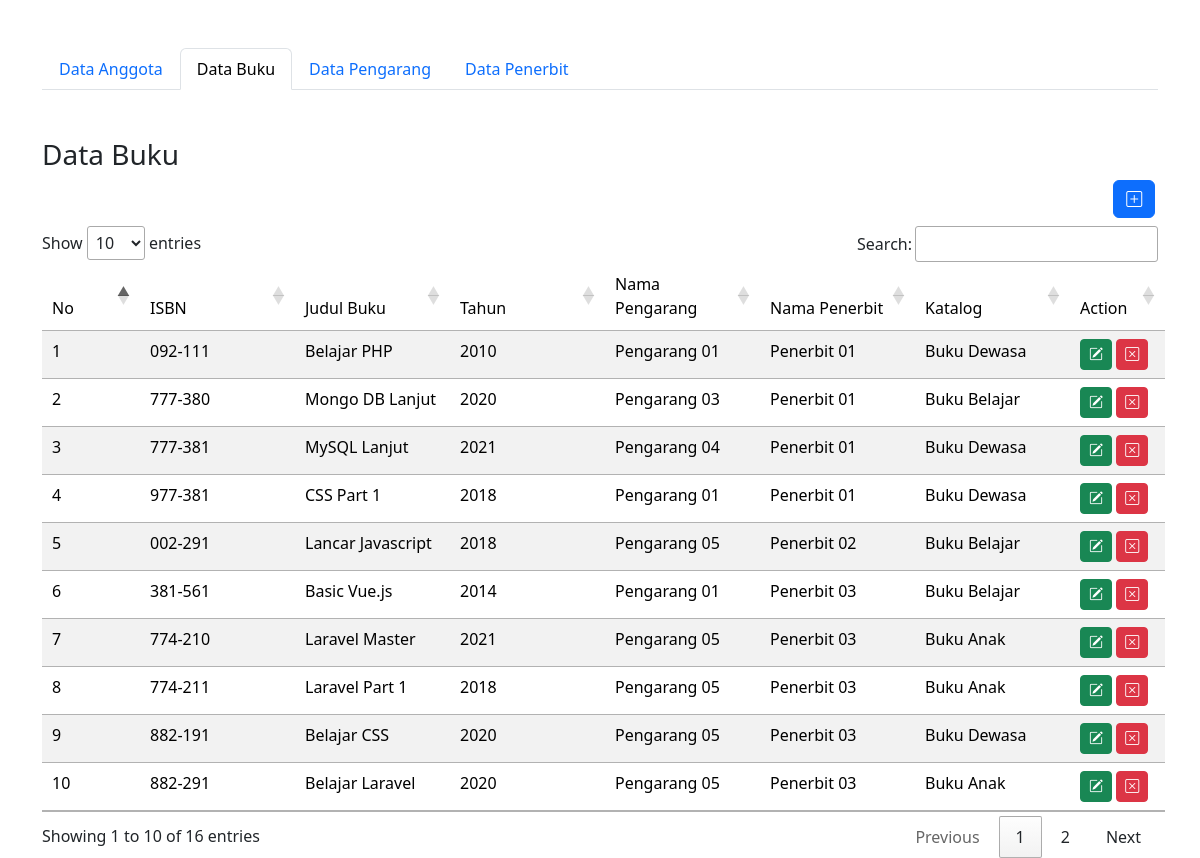
The page /sesi29/buku/buku.php on the database its author committed.
### tables this page shows
CREATE TABLE `buku` (
  `isbn` varchar(25) NOT NULL,
  `judul` varchar(255) DEFAULT NULL,
  `tahun` int(11) DEFAULT NULL,
  `id_penerbit` varchar(8) DEFAULT NULL,
  `id_pengarang` varchar(8) DEFAULT NULL,
  `id_katalog` varchar(3) DEFAULT NULL,
  `qty_stok` int(11) DEFAULT 0,
  `harga_pinjam` int(11) NOT NULL
);

CREATE TABLE `pengarang` (
  `id_pengarang` varchar(8) NOT NULL,
  `nama_pengarang` varchar(255) DEFAULT NULL,
  `email` varchar(50) DEFAULT NULL,
  `telp` varchar(12) DEFAULT NULL,
  `alamat` varchar(255) DEFAULT NULL
);

CREATE TABLE `penerbit` (
  `id_penerbit` varchar(8) NOT NULL,
  `nama_penerbit` varchar(255) DEFAULT NULL,
  `email` varchar(50) DEFAULT NULL,
  `telp` varchar(12) DEFAULT NULL,
  `alamat` varchar(255) DEFAULT NULL
);

CREATE TABLE `katalog` (
  `id_katalog` varchar(3) NOT NULL,
  `nama` varchar(255) DEFAULT NULL
);

### sesi29/buku/buku.php (the view, shortened to what this page needs)
<?php
    include "../config/config.php";
    $query = mysqli_query($con, "SELECT isbn,judul,tahun,nama_pengarang,nama_penerbit,nama FROM buku JOIN pengarang ON buku.id_pengarang = pengarang.id_pengarang
    JOIN penerbit ON buku.id_penerbit = penerbit.id_penerbit
    JOIN katalog ON buku.id_katalog = katalog.id_katalog");
?>
<!DOCTYPE html>
<html lang="en">
<head>
    <link href="https://cdn.jsdelivr.net/npm/bootstrap@5.3.2/dist/css/bootstrap.min.css" rel="stylesheet"
>
    <link rel="stylesheet" href="https://cdn.jsdelivr.net/npm/bootstrap-icons@1.11.1/font/bootstrap-icons.css">
    <link rel="stylesheet" href="https://cdn.datatables.net/1.13.7/css/jquery.dataTables.css" />
</head>
<body>
    <div class="container">
        <div class="row">
            <div class="col-md-12 text-center  mb-5 mt-5">
            <ul class="nav nav-tabs">
                    <li class="nav-item">
                        <a class="nav-link" href="../index.php">Data Anggota</a>
                    </li>
                    <li class="nav-item">
                        <a class="nav-link active" aria-current="page" href="buku.php">Data Buku</a>
                    </li>
                    <li class="nav-item">
                        <a class="nav-link" href="../pengarang/pengarang.php">Data Pengarang</a>
                    </li>
                    <li class="nav-item">
                        <a class="nav-link" href="../penerbit/penerbit.php">Data Penerbit</a>
                    </li>
                </ul>
            </div>
            <div class="col-md-12">
                <h3>Data Buku</h3>
                <a href="tambah_buku.php" class="btn btn-primary bi bi-plus-square mb-2" style="margin-left: 96%;" ></a>
                    <table id="myTable" class="table table-striped" >
                        <thead>
                            <tr>
                                <td width="50px">No</td>
                                <td width="100px">ISBN</td>
                                <td width="100px">Judul Buku</td>
                                <td width="100px">Tahun</td>
                                <td width="100px">Nama Pengarang</td>
                                <td width="100px">Nama Penerbit</td>
                                <td width="100px">Katalog</td>
                                <td width="30px">Action</td>
                            </tr>
                        </thead>
                        <tbody>
                            <?php if(mysqli_num_rows($query)>0) { ?>
                                <?php $no = 1;
                                    while ($data = mysqli_fetch_array($query)){
                                ?>
                                <tr>
                                    <td><?php echo $no;?></td>
                                    <td><?php echo $data["isbn"];?></td>
                                    <td><?php echo $data["judul"];?></td>
                                    <td><?php echo $data["tahun"];?></td>
                                    <td><?php echo $data["nama_pengarang"];?></td>
                                    <td><?php echo $data["nama_penerbit"];?></td>
                                    <td><?php echo $data["nama"];?></td>
                                    <td>
                                    <a class="btn btn-success bi bi-pencil-square btn-sm" href="edit_buku.php?isbn=<?php echo $data['isbn'];?>"></a>
                                    <a class="btn btn-danger bi bi-x-square btn-sm " href="delete_buku.php?isbn=<?php echo $data['isbn'];?>" ></a>
                                    </td>
                                </tr>
                            <?php $no++; }?>
                            <?php }  ?>
                        </tbody>
                    </table>
            </div>
        </div>
    </div>
</body>
</html>

### rows shown on the page
buku: isbn "092-111", judul "Belajar PHP", tahun "2010", id_pengarang.nama_pengarang "Pengarang 01", id_penerbit.nama_penerbit "Penerbit 01", id_katalog.nama "Buku Dewasa"
buku: isbn "777-380", judul "Mongo DB Lanjut", tahun "2020", id_pengarang.nama_pengarang "Pengarang 03", id_penerbit.nama_penerbit "Penerbit 01", id_katalog.nama "Buku Belajar"
buku: isbn "777-381", judul "MySQL Lanjut", tahun "2021", id_pengarang.nama_pengarang "Pengarang 04", id_penerbit.nama_penerbit "Penerbit 01", id_katalog.nama "Buku Dewasa"
buku: isbn "977-381", judul "CSS Part 1", tahun "2018", id_pengarang.nama_pengarang "Pengarang 01", id_penerbit.nama_penerbit "Penerbit 01", id_katalog.nama "Buku Dewasa"
buku: isbn "002-291", judul "Lancar Javascript", tahun "2018", id_pengarang.nama_pengarang "Pengarang 05", id_penerbit.nama_penerbit "Penerbit 02", id_katalog.nama "Buku Belajar"
buku: isbn "381-561", judul "Basic Vue.js", tahun "2014", id_pengarang.nama_pengarang "Pengarang 01", id_penerbit.nama_penerbit "Penerbit 03", id_katalog.nama "Buku Belajar"
buku: isbn "774-210", judul "Laravel Master", tahun "2021", id_pengarang.nama_pengarang "Pengarang 05", id_penerbit.nama_penerbit "Penerbit 03", id_katalog.nama "Buku Anak"
buku: isbn "774-211", judul "Laravel Part 1", tahun "2018", id_pengarang.nama_pengarang "Pengarang 05", id_penerbit.nama_penerbit "Penerbit 03", id_katalog.nama "Buku Anak"
buku: isbn "882-191", judul "Belajar CSS", tahun "2020", id_pengarang.nama_pengarang "Pengarang 05", id_penerbit.nama_penerbit "Penerbit 03", id_katalog.nama "Buku Dewasa"
buku: isbn "882-291", judul "Belajar Laravel", tahun "2020", id_pengarang.nama_pengarang "Pengarang 05", id_penerbit.nama_penerbit "Penerbit 03", id_katalog.nama "Buku Anak"
